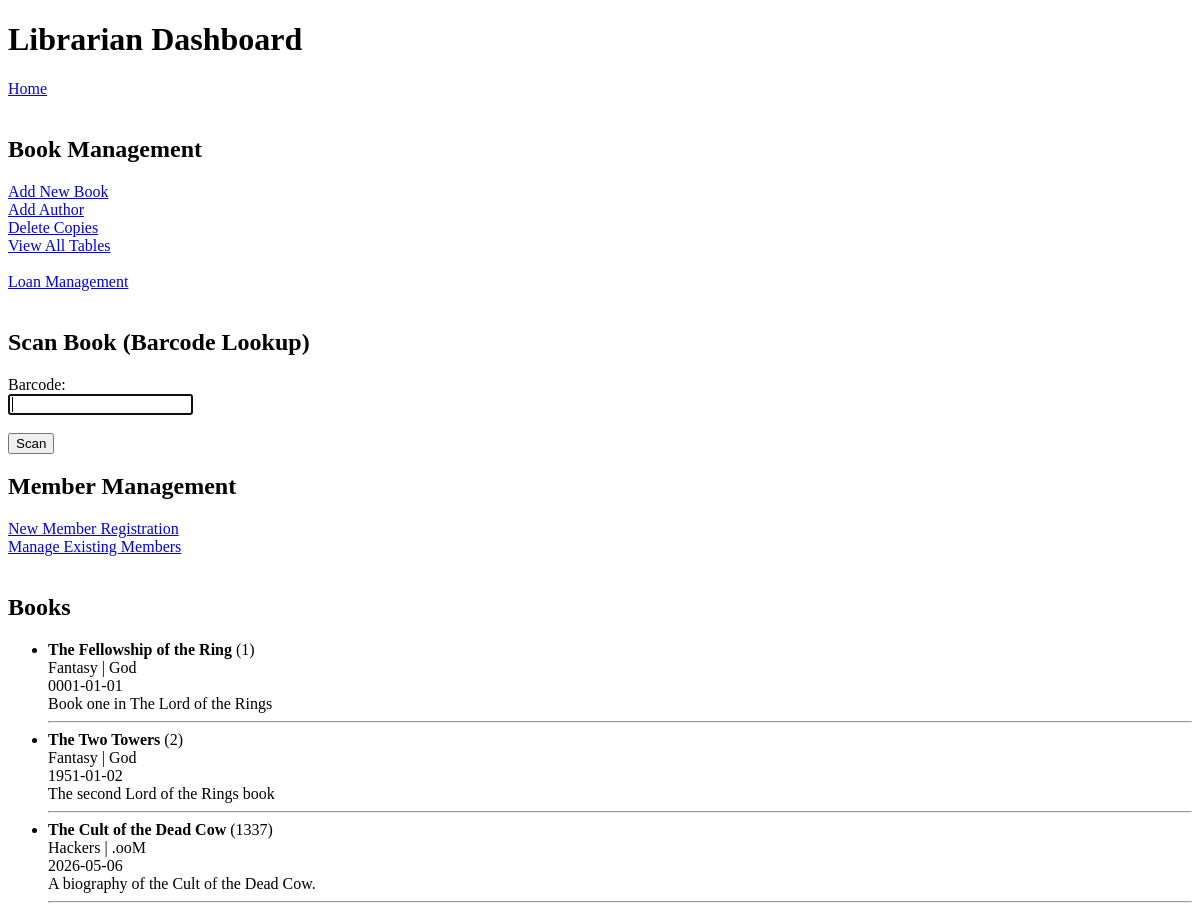
The page /librarian on the database as committed earlier.
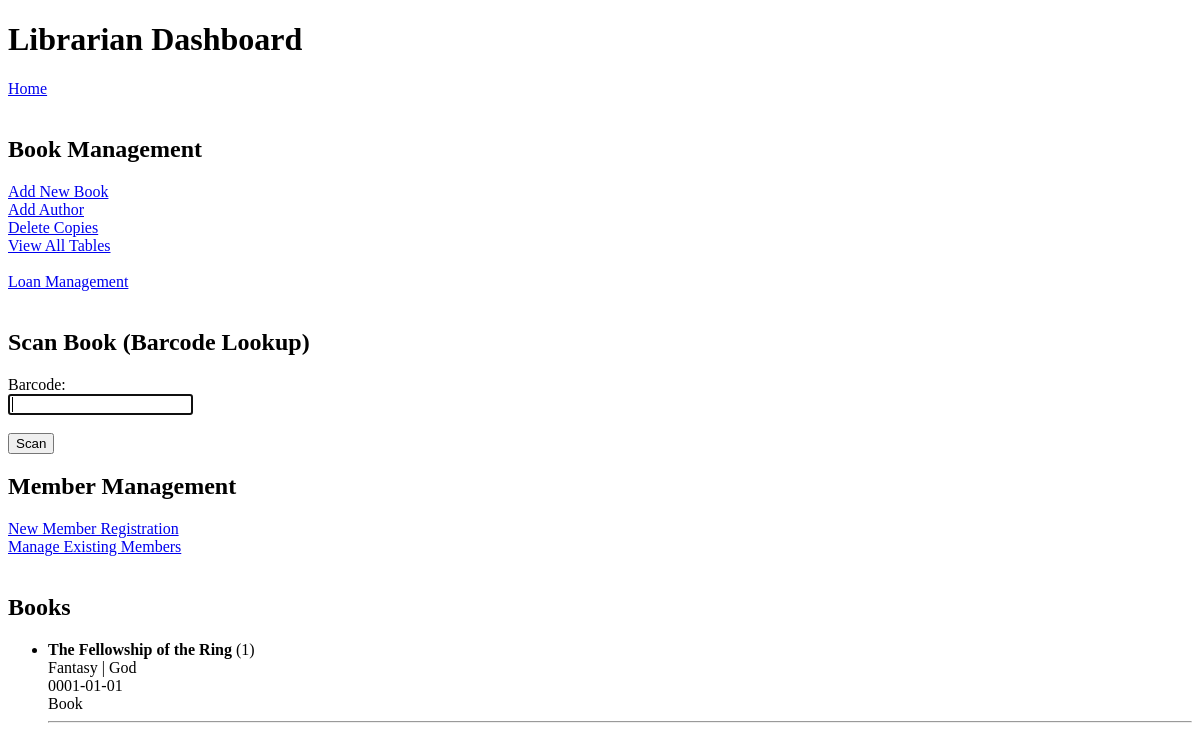
The same page on the database as committed later.
### tables this page shows
CREATE TABLE Books (
            ISBN TEXT PRIMARY KEY,
            Title TEXT NOT NULL,
            Date_Pub TEXT,
            Publisher TEXT,
            Genre TEXT,
            Description TEXT
        );

### app.py (the view)
@app.route('/librarian')
def librarian():
    conn = get_db_connection()
    books = conn.execute('SELECT * FROM Books').fetchall()
    conn.close()
    return render_template('librarian.html', books=books)

### app.py (called while the page is built)
def get_db_connection():
    conn = sqlite3.connect('database.db')
    conn.row_factory = sqlite3.Row
    return conn

### templates/librarian.html (shortened to what this page needs)
<!DOCTYPE html>
<html>
<head>
</head>
<body>
    <h1>Librarian Dashboard</h1>
    <a href="/">Home</a><br><br>
    <h2>Book Management</h2>
    <a href="/add">Add New Book</a><br>
    <a href="/add_author">Add Author</a><br>
    <a href="/delete_copy">Delete Copies</a><br>
    <a href="/tables">View All Tables</a><br><br>
    <a href="/loan_search">Loan Management</a><br><br>
    <h2>Scan Book (Barcode Lookup)</h2>
    <form action="/scan_copy" method="POST">
        <label>Barcode:</label><br>
        <input type="text" name="barcode" autofocus required><br><br>
        <button type="submit">Scan</button>
    </form>
    <h2>Member Management</h2>
    <a href="/add_member">New Member Registration</a><br>
    <a href="/member-management">Manage Existing Members</a><br><br>
    <h2>Books</h2>
    <ul>
        {% for book in books %}
            <li>
                <strong>{{ book['Title'] }}</strong> ({{ book['ISBN'] }})<br>
                {{ book['Genre'] }} | {{ book['Publisher'] }}<br>
                {{ book['Date_Pub'] }}<br>
                {{ book['Description'] }}
            </li>
            <hr>
        {% endfor %}
    </ul>
</body>
</html>

Rows that differ between the two databases and show on the page:
removed Books: Title "The Two Towers", ISBN "2", Genre "Fantasy", Publisher "God", Date_Pub "1951-01-02", Description "The second Lord of the Rings book"
removed Books: Title "The Cult of the Dead Cow", ISBN "1337", Genre "Hackers", Publisher ".ooM", Date_Pub "2026-05-06", Description "A biography of the Cult of the Dead Cow."
changed Books "The Fellowship of the Ring": Description "Book one in The Lord of the Rings" → "Book"
